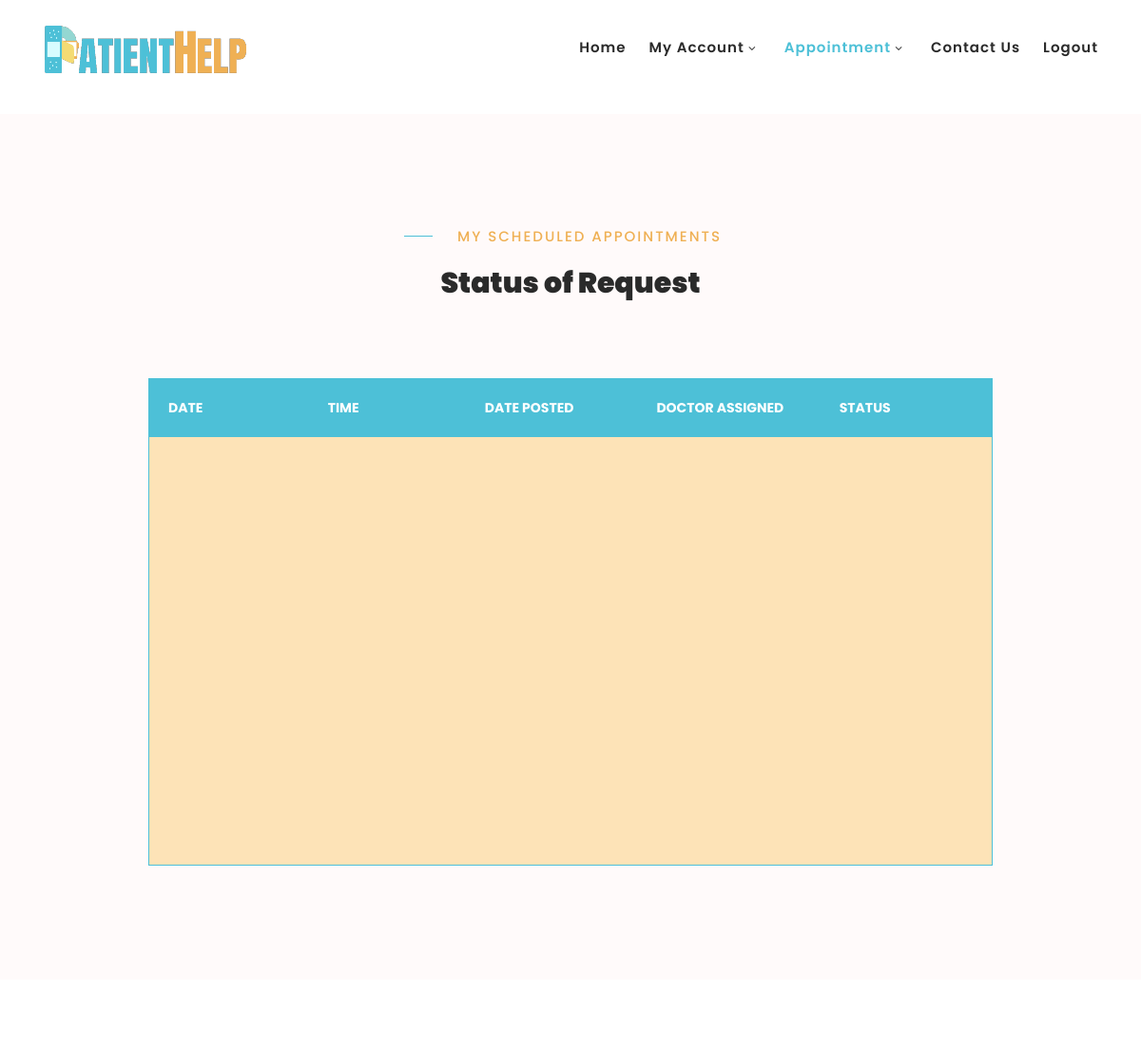
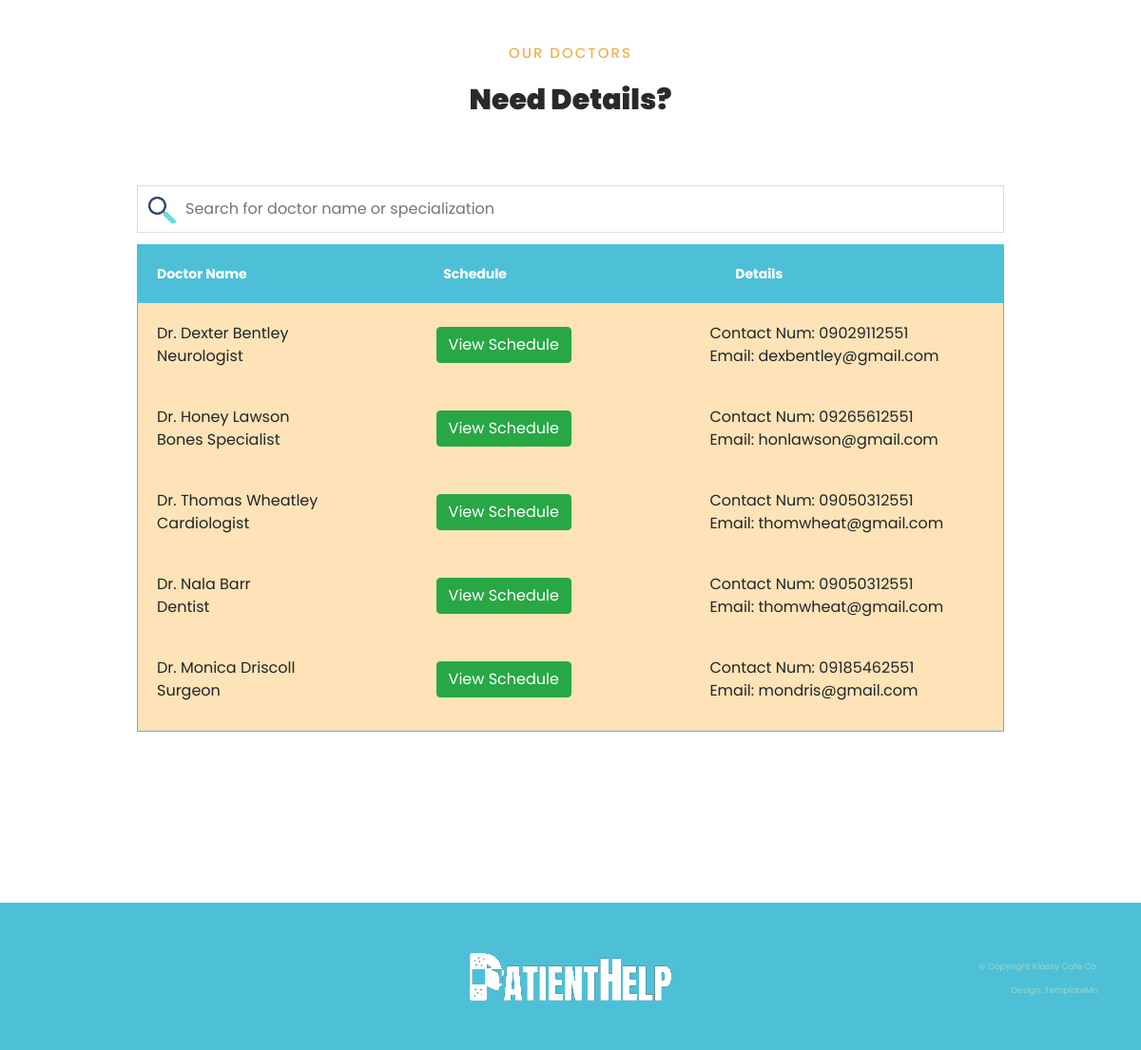
Page /web_patient/view_appointment.php (signed in) on the committed database (2 pictures, top to bottom).
### tables this page shows
CREATE TABLE `doctor` (
  `doctor_id` int(11) NOT NULL,
  `username` varchar(50) NOT NULL,
  `password` varchar(50) NOT NULL,
  `fname` varchar(50) NOT NULL,
  `lname` varchar(50) NOT NULL,
  `contact_num` varchar(15) NOT NULL,
  `email` varchar(60) NOT NULL,
  `address_line1` varchar(95) NOT NULL,
  `address_line2` varchar(95) NOT NULL,
  `address_city` varchar(35) NOT NULL,
  `address_state` varchar(30) NOT NULL,
  `zip_code` varchar(6) NOT NULL,
  `creation_date` varchar(30) NOT NULL,
  `spec_detail` varchar(30) NOT NULL,
  `admin_id` int(11) NOT NULL
);

### web_patient/view_appointment.php (the view, shortened to what this page needs)
<?php
    if (isset($_SESSION['username'])) {
        $con = mysqli_connect("localhost", "root", "", "patient_care") or die(mysqli_error());
    }
    else {
        header("location: ../index.html");
    }
?>
<!DOCTYPE html>
<html lang="en">
  <head>
    <link rel="stylesheet" type="text/css" href="../css/bootstrap.min.css">
    <link rel="stylesheet" type="text/css" href="../css/font-awesome.css">
    <link rel="stylesheet" href="../css/templatemo-klassy-cafe.css">
    <link rel="stylesheet" href="../css/owl-carousel.css">
    <link rel="stylesheet" href="../css/lightbox.css">
	<link rel="stylesheet" href="../css/tempcss.css">
	</head>
    <body>
    <header class="header-area header-sticky">
        <div class="container">
            <div class="row">
                <div class="col-12">
                    <nav class="main-nav">
                        <a href="index_patient.php" class="logo">
                            <img src="../images/patienthelplogo.png" align="klassy cafe html template">
                        </a>
                        <ul class="nav">
                            <li class="scroll-to-section"><a href="index_patient.php #top">Home</a></li>
							<li class="submenu">
                                <a href="javascript:;">My Account</a>
                            </li>
                            <li class="submenu">
                                <a href="javascript:;" class="active">Appointment</a>
                            </li>
							<li class="scroll-to-section"><a href="index_patient.php #contactus">Contact Us</a></li>
							<li><a href="../logout.php">Logout</a></li>
                        </ul>
                    </nav>
                </div>
            </div>
        </div>
    </header>
    <section class="section" id="menu">
        <div class="container respoTable">
            <div class="row">
			<div class="col-lg-4 offset-lg-4 text-center">
                    <div class="section-heading">
                        <h6>MY SCHEDULED APPOINTMENTS</h6>
						<h2>Status of Request</h2>
                    </div>
            </div>
			</div>
    <table class="fixedHeader viewTable">
		<thead>
        <tr>
            <th>DATE</th>
            <th>TIME</th>
            <th>DATE POSTED</th>
            <th>DOCTOR ASSIGNED</th>
            <th>STATUS</th>
        </tr>
		</thead>
		<tbody>
		</tbody>
    </table>
        </div>
    </section>
    <section class="section" id="ourteam">
        <div class="container respoTable">
            <div class="row">
                <div class="col-lg-4 offset-lg-4 text-center">
                    <div class="section-heading">
                        <h6>Our Doctors</h6>
						<h2>Need Details?</h2>
                    </div>
                </div>
				<div style="width:80%; margin:auto;">
				 <input type="text" id="myInput" onkeyup="myFunction()" placeholder="Search for doctor name or specialization" title="Type in a specialization">
				</div>
				<table class="fixedHeader viewTable" id="myTable">
					<thead>
                    <tr>
                        <th>Doctor Name</th>
                        <th>Schedule</th>
                        <th>Details</th>
                    </tr>
					</thead>
					<tbody>
					<?php
                        $query = mysqli_query($con, "select * from doctor order by doctor_id asc");
                        while($row = mysqli_fetch_array($query)) {
                    ?>
                            <tr>
                                <td><?php echo "Dr. " . $row['fname'] . " " . $row['lname'] . "<br>" . $row['spec_detail'] ?></td>
                                <td><a href='javascript:void(0)' class="btn btn-success get_id" data-id='<?php echo $row["doctor_id"] ?>' data-toggle="modal" data-target="#myModal">View Schedule</a></td>
                                <td><?php echo "Contact Num: " . $row['contact_num'] . "<br>Email: " . $row['email'] ?> </td>
                            </tr>
                    <?php
                        }
                    ?>
					</tbody>
				</table>
			</div>
        </div>
    </section>
    <footer>
        <div class="container">
            <div class="row">
                <div class="col-lg-4 col-xs-12">
                </div>
                <div class="col-lg-4">
                    <div class="logo">
                        <a href="index_patient.php"><img src="../images/white-logo.png" alt=""></a>
                    </div>
                </div>
                <div class="col-lg-4 col-xs-12">
                    <div class="left-text-content">
                        <p>© Copyright Klassy Cafe Co.
                        <br>Design: TemplateMo</p>
                    </div>
                </div>
            </div>
        </div>
    </footer>
  </body>
</html>

### css/templatemo-klassy-cafe.css (style rules this page uses)
html, body, div, span, applet, object, iframe, h1, h2, h3, h4, h5, h6, p, blockquote, div pre, a, abbr, acronym, address, big, cite, code, del, dfn, em, font, img, ins, kbd, q, s, samp, small, strike, strong, sub, sup, tt, var, b, u, i, center, dl, dt, dd, ol, ul, li, figure, header, nav, section, article, aside, footer, figcaption { margin: 0; padding: 0; border: 0; outline: 0; }
ul, li { padding: 0; margin: 0; list-style: none; }
header, nav, section, article, aside, footer, hgroup { display: block; }
* { box-sizing: border-box; }
html, body { font-family: 'Poppins', sans-serif; font-weight: 400; background-color: #fff; font-size: 16px; -ms-text-size-adjust: 100%; -webkit-font-smoothing: antialiased; -moz-osx-font-smoothing: grayscale; }
a { text-decoration: none !important; }
h1, h2, h3, h4, h5, h6 { margin-top: 0px; margin-bottom: 0px; }
ul { margin-bottom: 0px; }
p { font-size: 14px; line-height: 25px; color: #2a2a2a; }
html, body { background: #fff; font-family: 'Poppins', sans-serif; }
.section-heading h6 { position: relative; font-size: 15px; color: #efb054; font-weight: 500; letter-spacing: 2px; text-transform: uppercase; padding-left: 40px; }
.section-heading h6:before { width: 30px; height: 1px; content: ''; position: absolute; left: 0; top: 8px; background-color: #4dc0d7; }
.section-heading h2 { line-height: 40px; margin-top: 20px; margin-bottom: 25px; font-size: 30px; font-weight: 900; color: #2a2a2a; }
.header-area { background-color: #fff; position: absolute; top: 0px; left: 0px; right: 0px; z-index: 100; height: 100px; -webkit-transition: all .5s ease 0s; -moz-transition: all .5s ease 0s; -o-transition: all .5s ease 0s; transition: all .5s ease 0s; }
.header-area .main-nav { min-height: 80px; background: transparent; }
.header-area .main-nav .logo { line-height: 100px; color: #fff; font-size: 28px; font-weight: 700; text-transform: uppercase; letter-spacing: 2px; float: left; -webkit-transition: all 0.3s ease 0s; -moz-transition: all 0.3s ease 0s; -o-transition: all 0.3s ease 0s; transition: all 0.3s ease 0s; }
.header-area .main-nav .nav { float: right; margin-top: 30px; margin-right: 0px; background-color: transparent; -webkit-transition: all 0.3s ease 0s; -moz-transition: all 0.3s ease 0s; -o-transition: all 0.3s ease 0s; transition: all 0.3s ease 0s; position: relative; z-index: 999; }
.header-area .main-nav .nav li { padding-left: 15px; padding-right: 15px; }
.header-area .main-nav .nav li:last-child { padding-right: 0px; }
.header-area .main-nav .nav li a { display: block; font-weight: 600; font-size: 15px; color: #2a2a2a; text-transform: capitalize; -webkit-transition: all 0.3s ease 0s; -moz-transition: all 0.3s ease 0s; -o-transition: all 0.3s ease 0s; transition: all 0.3s ease 0s; height: 40px; line-height: 40px; border: transparent; letter-spacing: 1px; }
.header-area .main-nav .nav li a { color: #2a2a2a; }
.header-area .main-nav .nav li:hover a, .header-area .main-nav .nav li a.active { color: #4dc0d7!important; }
.header-area .main-nav .nav li.submenu { position: relative; padding-right: 30px; color: #4dc0d7; }
.header-area .main-nav .nav li.submenu:after { font-family: FontAwesome; content: "\f107"; font-size: 12px; color: #2a2a2a; position: absolute; right: 18px; top: 12px; }
.header-area.header-sticky { min-height: 80px; }
.header-area .nav { margin-top: 30px; }
.header-area.header-sticky .nav li a.active { color: #4dc0d7; }
@media (max-width: 1200px) { .header-area .main-nav .nav li { padding-left: 12px; padding-right: 12px; } }
@media (max-width: 1200px) { .header-area .main-nav:before { display: none; } }
@media (min-width: 767px) { .header-area .main-nav .nav { display: flex !important; } }
*, *:before, *:after { -webkit-box-sizing: border-box; box-sizing: border-box; -webkit-font-smoothing: antialiased; -moz-osx-font-smoothing: grayscale; }
#menu { margin-top: 120px; background-color: #fffafa; padding: 120px 0px; }
#menu .section-heading { margin-bottom: 80px; }
#ourteam { padding-top: 120px; padding-bottom:120px; }
#ourteam .section-heading { margin-bottom: 70px; }
#ourteam .section-heading h6 { padding-left: 0px; }
#ourteam .section-heading h6:before { display: none; }
footer { margin-top: 60px; padding: 50px 0px; background-color: #4dc0d7; }
footer .left-text-content p { margin-top: 5px; color: #94d7d2; font-size: 9px; text-align: right; }
footer .logo { text-align: center; }

### rows in the picture
doctor: fname "Dexter", lname "Bentley", spec_detail "Neurologist", contact_num "09029112551", email "dexbentley@gmail.com"
doctor: fname "Honey", lname "Lawson", spec_detail "Bones Specialist", contact_num "09265612551", email "honlawson@gmail.com"
doctor: fname "Thomas", lname "Wheatley", spec_detail "Cardiologist", contact_num "09050312551", email "thomwheat@gmail.com"
doctor: fname "Nala", lname "Barr", spec_detail "Dentist", contact_num "09050312551", email "thomwheat@gmail.com"
doctor: fname "Monica", lname "Driscoll", spec_detail "Surgeon", contact_num "09185462551", email "mondris@gmail.com"
